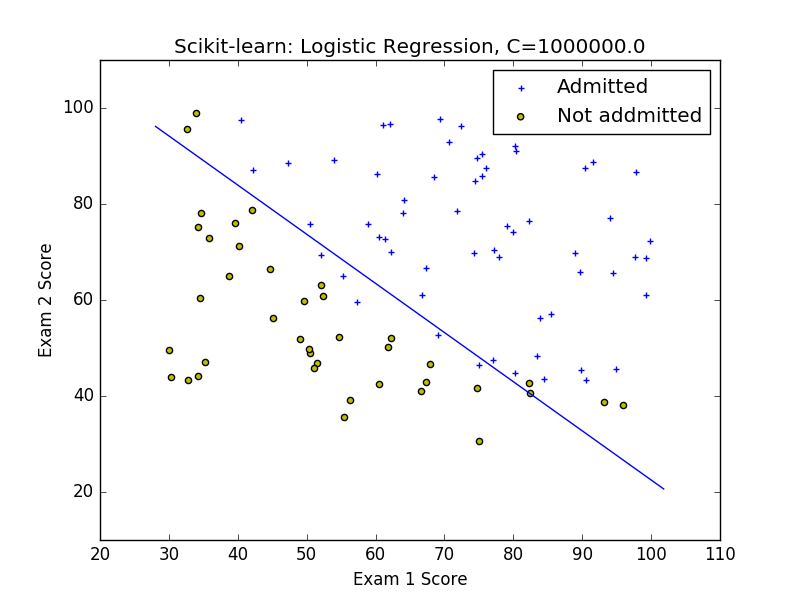

Reproduce this figure in Python.
#Copyright (C) 2016 Daisuke Hashimoto. All Rights Reserved.
import numpy as np
import matplotlib.pyplot as plt
import pandas as pd
from sklearn import linear_model

def sigmoid(_z):
	return 1.0/ (1.0 + np.exp(-_z))

def CostFunction_logistic(_X, _y, _weight, _bias):
	_M = len(_y)
	_hypo = sigmoid(_X.dot(_weight) + _bias)
	_J =  (- np.dot(_y.T, np.log(_hypo)) - np.dot(1-_y.T, np.log(1-_hypo))).sum()/_M
	return _J

def evaluate_theta_logistics(_X, _y, _predictY):
	_M = len(_y)
	_judge = np.zeros((_M,1))
	_judge[_y == _predictY] = 1
	_accuracy = float(_judge.sum())/float(_M)
	_precision = float((_y * _predictY).sum())/ float(_predictY.sum())
	_recall = float((_y * _predictY).sum())/ float(_y.sum())
	_F_score = 2.0 * _precision * _recall / (_precision + _recall)
	return _accuracy, _precision, _recall, _F_score


print '*************************'
print '***ex2data1***'
_data = pd.read_csv('ex2data1.txt', header=None)
_X = np.array([_data[0], _data[1]]).T
_y = np.array(_data[2])
_pos = (_y==1)
plt.scatter(_X[_pos,0], _X[_pos,1], marker='+', c='b')
_neg = (_y==0)
plt.scatter(_X[_neg,0], _X[_neg,1], marker='o', c='y')
plt.legend(['Admitted', 'Not addmitted'], scatterpoints=1)
plt.xlabel('Exam 1 Score')
plt.ylabel('Exam 2 Score')

print '***Start Fitting***'
_C=1000000.0
_model = linear_model.LogisticRegression(C=_C)
_model.fit(_X, _y)
print 'Coefficients:', _model.coef_
print 'Intercept:', _model.intercept_
print 'R2:', _model.score(_X, _y)
print 'J:', CostFunction_logistic(_X, _y, _model.coef_.reshape(-1,1), _model.intercept_[0])
_accuracy, _precision, _recall, _F_score = evaluate_theta_logistics(_X, _y, _model.predict(_X))
print 'accuracy=' +str(np.round(_accuracy,3))
print 'precision=' +str(np.round(_precision,3))
print 'recall=' +str(np.round(_recall,3))
print 'F_score=' +str(np.round(_F_score,3))

_plot_x = np.array([min(_X[:,0])-2, max(_X[:,0])+2])
_plot_y = - (_model.intercept_[0] + _model.coef_[0][0] * _plot_x)  / _model.coef_[0][1]
plt.plot(_plot_x, _plot_y, 'b')
plt.title('Scikit-learn: Logistic Regression, C='+str(round(_C,3)))
plt.show ()
print 'for [45, 85], we predict ', _model.predict(np.array([[45.0,85.0]]))
